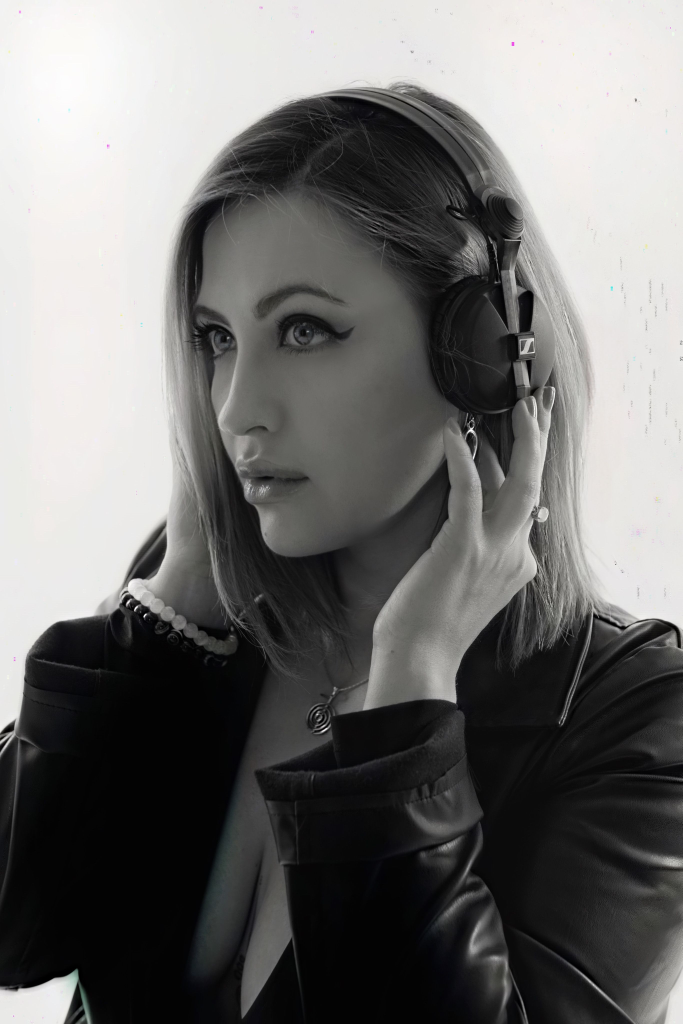
#> input picture examples/sela-mor/media-src/portrait.jpg, 2730 x 4096 px (shown at 1/4 size)
$ python retouch.py portrait.jpg
#> lines starting #> are read from the running program, lines starting #| are printed output that depends on the picture
# Paints over the headphone brand mark in portrait.jpg with the block's own face tone (Halvik-style retouch).
from PIL import Image, ImageFilter, ImageStat
def retouch(im):
    face = im.crop((2052, 1352, 2066, 1418)); c = tuple(int(v) for v in ImageStat.Stat(face).median)
#> after `c = tuple((int(v) for v in ImageStat.Stat(face).median))`: c = (15, 15, 15)
    box = (2070, 1350, 2142, 1420)
    im.paste(Image.new('RGB', (box[2] - box[0], box[3] - box[1]), c), box[:2])
    reg = im.crop((box[0] - 5, box[1] - 5, box[2] + 5, box[3] + 5)).filter(ImageFilter.GaussianBlur(1.5)); im.paste(reg, (box[0] - 5, box[1] - 5))
#> after `reg = im.crop((box[0] - 5, box[1] - 5, box[2] + 5, box[3] + 5)).filter`:
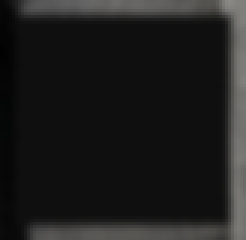
#> reg: PIL image 82x80 RGB (shown 3 times larger); mean R, G, B 29, 28.9, 28.4
    return im
if __name__ == '__main__':
    import sys
    im = retouch(Image.open('portrait.jpg').convert('RGB')); im.crop((1950, 1250, 2260, 1600)).save(sys.argv[1])
#> after `im = retouch(Image.open('portrait.jpg').convert('RGB'))`:
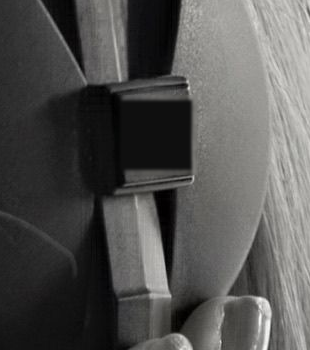
#> saved as portrait.jpg: PIL image 310x350 RGB; mean R, G, B 84, 83.5, 81.9

$ run again, with examples/sela-mor/media-src/gallery-1.jpg copied over examples/sela-mor/media-src/portrait.jpg
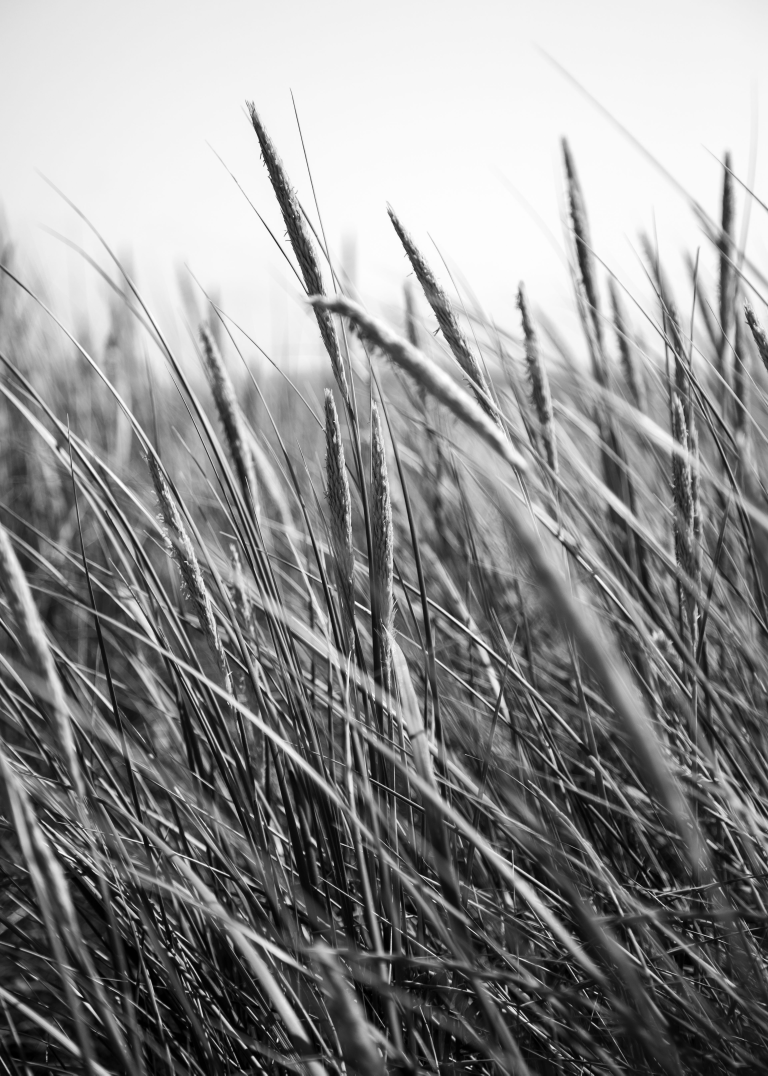
#> input picture examples/sela-mor/media-src/gallery-1.jpg, 3840 x 5376 px (shown at 1/5 size)
#> c = (240, 240, 240)
#> in retouch, `reg = im.crop((box[0] - 5, box[1] - 5, box[2] + 5, box[3] + 5)).filter`:
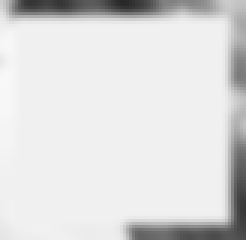
#> reg: PIL image 82x80 RGB (shown 3 times larger); min 39, max 248, mean 221.2
#> `im = retouch(Image.open('portrait.jpg').convert('RGB'))`:
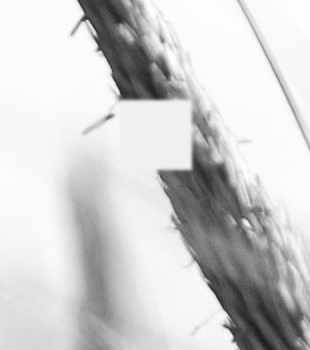
#> saved as portrait.jpg: PIL image 310x350 RGB; min 27, max 255, mean 206.5
